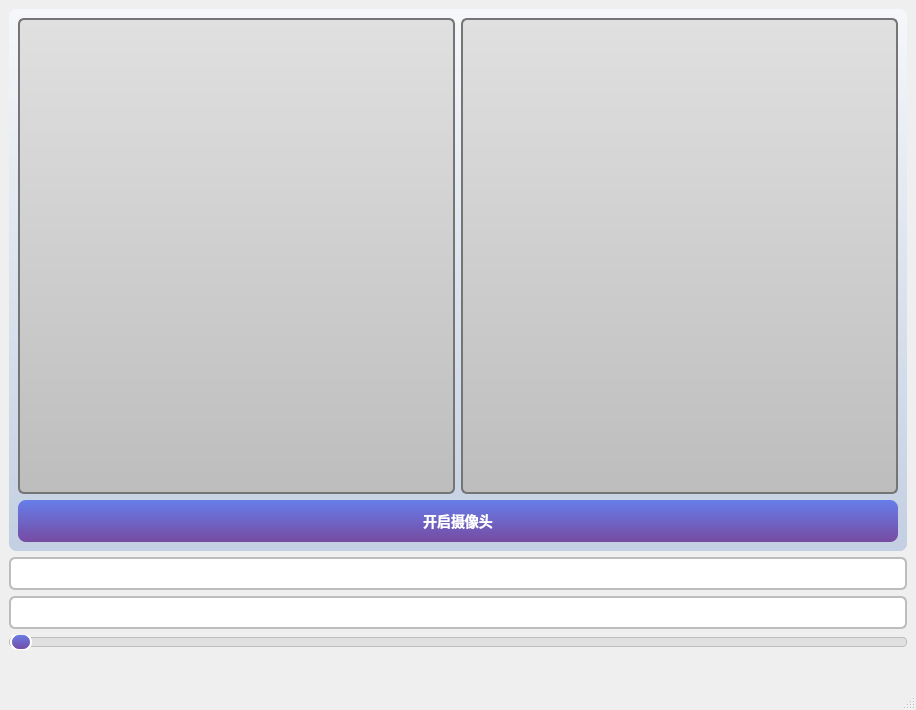
<?xml version="1.0" encoding="UTF-8"?>
<ui version="4.0">
 <class>MainWindow</class>
 <widget class="QMainWindow" name="MainWindow">
  <property name="geometry">
   <rect>
    <x>0</x>
    <y>0</y>
    <width>916</width>
    <height>710</height>
   </rect>
  </property>
  <property name="windowTitle">
   <string>YOLO目标检测系统</string>
  </property>
  <widget class="QWidget" name="centralwidget">
   <layout class="QVBoxLayout" name="verticalLayout">
    <item>
     <widget class="QStackedWidget" name="stackedWidget">
      <property name="styleSheet">
       <string notr="true">background: qlineargradient(x1:0, y1:0, x2:0, y2:1, stop:0 #f5f7fa, stop:1 #c3cfe2);
border-radius: 8px;</string>
      </property>
      <property name="currentIndex">
       <number>1</number>
      </property>
      <widget class="QWidget" name="page">
       <layout class="QVBoxLayout" name="verticalLayout_3">
        <item>
         <layout class="QHBoxLayout" name="horizontalLayout">
          <item>
           <widget class="QLabel" name="orig_img_label">
            <property name="styleSheet">
             <string notr="true">background: qlineargradient(x1:0, y1:0, x2:0, y2:1, stop:0 #e0e0e0, stop:1 #bdbdbd);
border: 2px solid #757575;
border-radius: 6px;
padding: 2px;</string>
            </property>
            <property name="text">
             <string/>
            </property>
           </widget>
          </item>
          <item>
           <widget class="QLabel" name="det_img_label">
            <property name="styleSheet">
             <string notr="true">background: qlineargradient(x1:0, y1:0, x2:0, y2:1, stop:0 #e0e0e0, stop:1 #bdbdbd);
border: 2px solid #757575;
border-radius: 6px;
padding: 2px;</string>
            </property>
            <property name="text">
             <string/>
            </property>
           </widget>
          </item>
         </layout>
        </item>
        <item>
         <widget class="QPushButton" name="pushButton">
          <property name="styleSheet">
           <string notr="true">QPushButton {
    background: qlineargradient(x1:0, y1:0, x2:0, y2:1, stop:0 #667eea, stop:1 #764ba2);
    color: white;
    border: none;
    border-radius: 8px;
    padding: 10px;
    font-size: 14px;
    font-weight: bold;
}
QPushButton:hover {
    background: qlineargradient(x1:0, y1:0, x2:0, y2:1, stop:0 #7c8ff0, stop:1 #8a5fb8);
}
QPushButton:pressed {
    background: qlineargradient(x1:0, y1:0, x2:0, y2:1, stop:0 #5568d9, stop:1 #6a3a92);
}</string>
          </property>
          <property name="text">
           <string>图像检测</string>
          </property>
         </widget>
        </item>
       </layout>
      </widget>
      <widget class="QWidget" name="page_2">
       <property name="styleSheet">
        <string notr="true">background: qlineargradient(x1:0, y1:0, x2:0, y2:1, stop:0 #f5f7fa, stop:1 #c3cfe2);
border-radius: 8px;</string>
       </property>
       <layout class="QVBoxLayout" name="verticalLayout_4">
        <item>
         <layout class="QHBoxLayout" name="horizontalLayout_2">
          <item>
           <widget class="QLabel" name="orig_cap_label">
            <property name="styleSheet">
             <string notr="true">background: qlineargradient(x1:0, y1:0, x2:0, y2:1, stop:0 #e0e0e0, stop:1 #bdbdbd);
border: 2px solid #757575;
border-radius: 6px;
padding: 2px;</string>
            </property>
            <property name="text">
             <string/>
            </property>
           </widget>
          </item>
          <item>
           <widget class="QLabel" name="det_cap_label">
            <property name="styleSheet">
             <string notr="true">background: qlineargradient(x1:0, y1:0, x2:0, y2:1, stop:0 #e0e0e0, stop:1 #bdbdbd);
color: rgb(255, 0, 0);
border: 2px solid #757575;
border-radius: 6px;
padding: 2px;</string>
            </property>
            <property name="text">
             <string/>
            </property>
           </widget>
          </item>
         </layout>
        </item>
        <item>
         <widget class="QPushButton" name="pushButton_cap">
          <property name="styleSheet">
           <string notr="true">QPushButton {
    background: qlineargradient(x1:0, y1:0, x2:0, y2:1, stop:0 #667eea, stop:1 #764ba2);
    color: white;
    border: none;
    border-radius: 8px;
    padding: 10px;
    font-size: 14px;
    font-weight: bold;
}
QPushButton:hover {
    background: qlineargradient(x1:0, y1:0, x2:0, y2:1, stop:0 #7c8ff0, stop:1 #8a5fb8);
}
QPushButton:pressed {
    background: qlineargradient(x1:0, y1:0, x2:0, y2:1, stop:0 #5568d9, stop:1 #6a3a92);
}</string>
          </property>
          <property name="text">
           <string>开启摄像头</string>
          </property>
         </widget>
        </item>
       </layout>
      </widget>
      <widget class="QWidget" name="page_3">
       <layout class="QVBoxLayout" name="verticalLayout_2">
        <item>
         <layout class="QHBoxLayout" name="horizontalLayout_3">
          <item>
           <widget class="QLabel" name="orig_video_label">
            <property name="styleSheet">
             <string notr="true">background: qlineargradient(x1:0, y1:0, x2:0, y2:1, stop:0 #e0e0e0, stop:1 #bdbdbd);
border: 2px solid #757575;
border-radius: 6px;
padding: 2px;</string>
            </property>
            <property name="text">
             <string/>
            </property>
           </widget>
          </item>
          <item>
           <widget class="QLabel" name="det_video_label">
            <property name="styleSheet">
             <string notr="true">background: qlineargradient(x1:0, y1:0, x2:0, y2:1, stop:0 #e0e0e0, stop:1 #bdbdbd);
border: 2px solid #757575;
border-radius: 6px;
padding: 2px;</string>
            </property>
            <property name="text">
             <string/>
            </property>
           </widget>
          </item>
         </layout>
        </item>
        <item>
         <layout class="QHBoxLayout" name="horizontalLayout_4">
          <item>
           <widget class="QPushButton" name="pushButton_video">
            <property name="styleSheet">
             <string notr="true">QPushButton {
    background: qlineargradient(x1:0, y1:0, x2:0, y2:1, stop:0 #667eea, stop:1 #764ba2);
    color: white;
    border: none;
    border-radius: 8px;
    padding: 10px;
    font-size: 14px;
    font-weight: bold;
}
QPushButton:hover {
    background: qlineargradient(x1:0, y1:0, x2:0, y2:1, stop:0 #7c8ff0, stop:1 #8a5fb8);
}
QPushButton:pressed {
    background: qlineargradient(x1:0, y1:0, x2:0, y2:1, stop:0 #5568d9, stop:1 #6a3a92);
}</string>
            </property>
            <property name="text">
             <string>视频检测</string>
            </property>
           </widget>
          </item>
          <item>
           <widget class="QPushButton" name="pushButton_video_pause">
            <property name="styleSheet">
             <string notr="true">QPushButton {
    background: qlineargradient(x1:0, y1:0, x2:0, y2:1, stop:0 #667eea, stop:1 #764ba2);
    color: white;
    border: none;
    border-radius: 8px;
    padding: 10px;
    font-size: 14px;
    font-weight: bold;
}
QPushButton:hover {
    background: qlineargradient(x1:0, y1:0, x2:0, y2:1, stop:0 #7c8ff0, stop:1 #8a5fb8);
}
QPushButton:pressed {
    background: qlineargradient(x1:0, y1:0, x2:0, y2:1, stop:0 #5568d9, stop:1 #6a3a92);
}</string>
            </property>
            <property name="text">
             <string>暂停/播放</string>
            </property>
           </widget>
          </item>
         </layout>
        </item>
        <item>
         <widget class="QSlider" name="horizontalSlider_video">
          <property name="styleSheet">
           <string notr="true">QSlider::groove:horizontal {
    border: 1px solid #bdbdbd;
    height: 8px;
    background: #e0e0e0;
    border-radius: 4px;
}
QSlider::handle:horizontal {
    background: qlineargradient(x1:0, y1:0, x2:0, y2:1, stop:0 #667eea, stop:1 #764ba2);
    border: 2px solid white;
    width: 18px;
    margin: -5px 0;
    border-radius: 9px;
}
QSlider::handle:horizontal:hover {
    background: qlineargradient(x1:0, y1:0, x2:0, y2:1, stop:0 #7c8ff0, stop:1 #8a5fb8);
}</string>
          </property>
          <property name="orientation">
           <enum>Qt::Orientation::Horizontal</enum>
          </property>
         </widget>
        </item>
        <item>
         <widget class="QLabel" name="label_video_progress">
          <property name="styleSheet">
           <string notr="true">color: #424242;
font-size: 13px;
font-weight: 500;
padding: 4px;</string>
          </property>
          <property name="text">
           <string>视频进度：0 / 0</string>
          </property>
         </widget>
        </item>
       </layout>
      </widget>
     </widget>
    </item>
    <item>
     <widget class="QComboBox" name="comboBox_page">
      <property name="styleSheet">
       <string notr="true">QComboBox {
    background: white;
    border: 2px solid #bdbdbd;
    border-radius: 6px;
    padding: 6px;
    font-size: 13px;
}
QComboBox:hover {
    border-color: #667eea;
}
QComboBox::drop-down {
    border: none;
    width: 20px;
}
QComboBox::down-arrow {
    image: none;
    border-left: 5px solid transparent;
    border-right: 5px solid transparent;
    border-top: 6px solid #667eea;
    margin-right: 5px;
}</string>
      </property>
     </widget>
    </item>
    <item>
     <widget class="QComboBox" name="comboBox_model">
      <property name="styleSheet">
       <string notr="true">QComboBox {
    background: white;
    border: 2px solid #bdbdbd;
    border-radius: 6px;
    padding: 6px;
    font-size: 13px;
}
QComboBox:hover {
    border-color: #667eea;
}
QComboBox::drop-down {
    border: none;
    width: 20px;
}
QComboBox::down-arrow {
    image: none;
    border-left: 5px solid transparent;
    border-right: 5px solid transparent;
    border-top: 6px solid #667eea;
    margin-right: 5px;
}</string>
      </property>
     </widget>
    </item>
    <item>
     <widget class="QSlider" name="horizontalSlider_model">
      <property name="styleSheet">
       <string notr="true">QSlider::groove:horizontal {
    border: 1px solid #bdbdbd;
    height: 8px;
    background: #e0e0e0;
    border-radius: 4px;
}
QSlider::handle:horizontal {
    background: qlineargradient(x1:0, y1:0, x2:0, y2:1, stop:0 #667eea, stop:1 #764ba2);
    border: 2px solid white;
    width: 18px;
    margin: -5px 0;
    border-radius: 9px;
}
QSlider::handle:horizontal:hover {
    background: qlineargradient(x1:0, y1:0, x2:0, y2:1, stop:0 #7c8ff0, stop:1 #8a5fb8);
}</string>
      </property>
      <property name="orientation">
       <enum>Qt::Orientation::Horizontal</enum>
      </property>
     </widget>
    </item>
    <item>
     <widget class="QLabel" name="label_conf">
      <property name="styleSheet">
       <string notr="true">color: #424242;
font-size: 13px;
font-weight: 500;
padding: 4px;</string>
      </property>
      <property name="text">
       <string/>
      </property>
     </widget>
    </item>
   </layout>
  </widget>
  <widget class="QMenuBar" name="menubar">
   <property name="geometry">
    <rect>
     <x>0</x>
     <y>0</y>
     <width>916</width>
     <height>33</height>
    </rect>
   </property>
  </widget>
  <widget class="QStatusBar" name="statusbar"/>
 </widget>
 <resources/>
 <connections/>
</ui>
